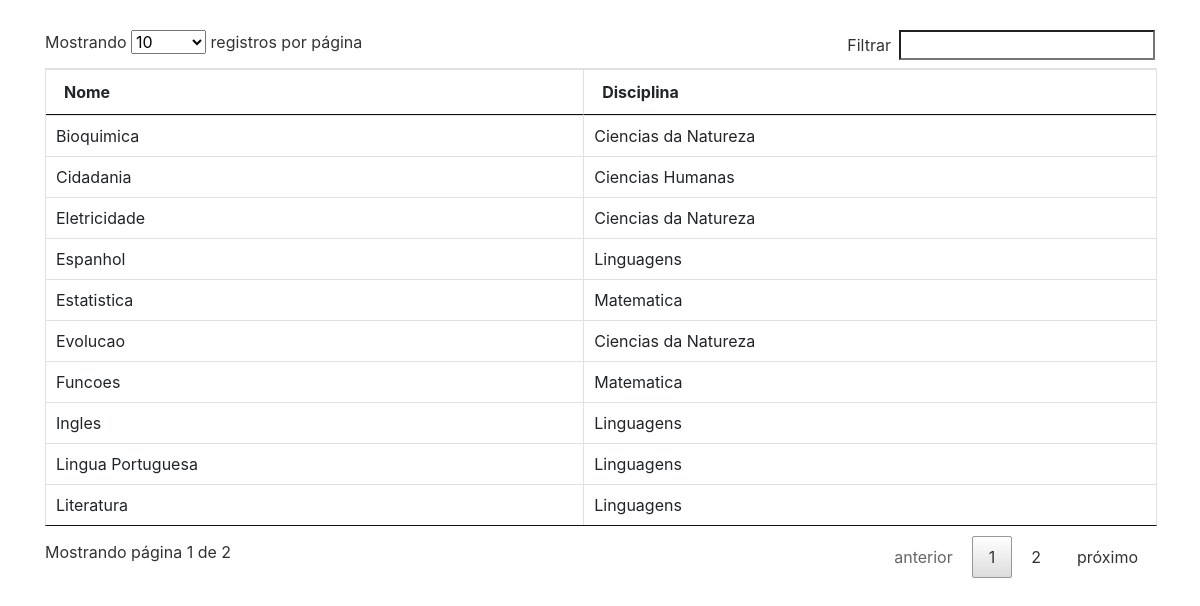
Before: /listagem-assunto.php with the older database file.
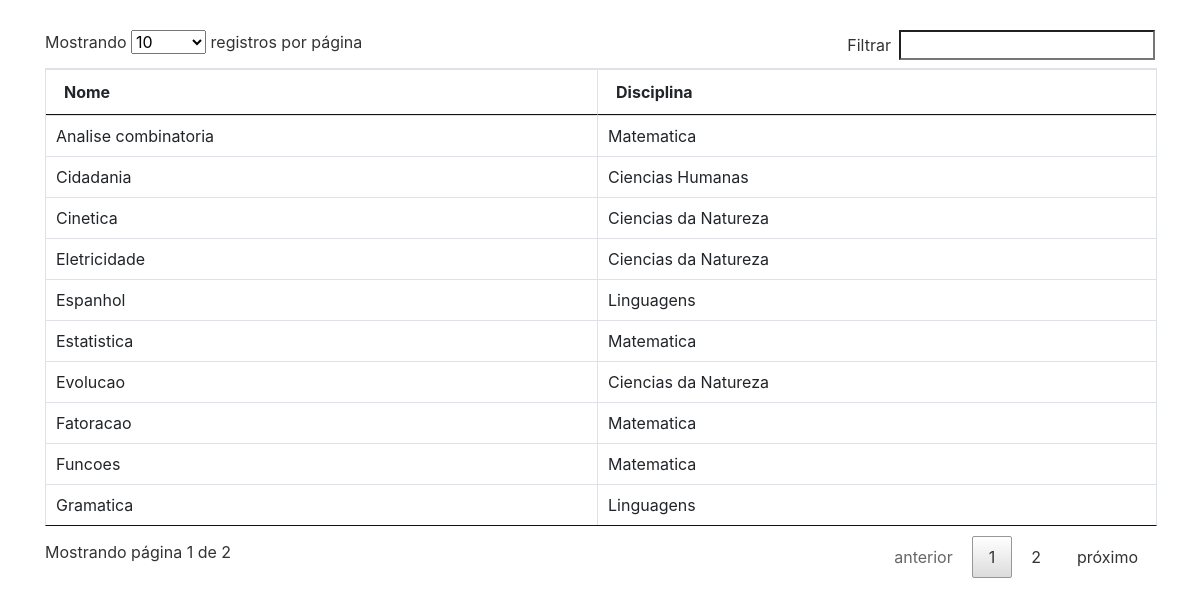
After: the same page with the newer database file.
### tables this page shows
CREATE TABLE IF NOT EXISTS `assunto` (
  `id` int(11) NOT NULL AUTO_INCREMENT,
  `nome` varchar(20) DEFAULT NULL,
  `disciplina` varchar(30) NOT NULL,
  PRIMARY KEY (`id`)
);

### listagem-assunto.php (the view, shortened to what this page needs)
<?php
    require_once 'conexao.php';
?>
<!DOCTYPE html>
<html lang="pt-br">
<head>
    <link rel="stylesheet" href="css/bootstrap.min.css">
    <link rel="stylesheet" href="css/datatable.css">
    <link rel="stylesheet" href="css/dataTables.bootstrap.min.css">
</head>
<body>
<div class="container" style="position:relative;top:30px;">
        <table id="tabela" class="table table-bordered table-hover">
            <thead>
                <tr class="th">
                    <th>Nome</th>
                    <th>Disciplina</th>
                </tr>
            </thead>
            <tbody>
                <?php
                    $sql = "SELECT * FROM assunto";
                    $resultado = mysqli_query($conn, $sql);
                    while($row = mysqli_fetch_array($resultado)):
                ?>
                <tr>
                    <td><?php echo utf8_encode($row['nome'])?></td>
                    <td><?php echo utf8_encode($row['disciplina'])?></td>
                </tr>
                <?php
                    endwhile;
                ?>
            </tbody>
        </table>
    </div>
</body>
</html>
</body>
</html>

### css/datatable.css (style rules this page uses)
table.dataTable { width:100%;margin:0 auto;clear:both;border-collapse:separate;border-spacing:0 }
table.dataTable thead th,table.dataTable tfoot th { font-weight:bold }
table.dataTable thead th,table.dataTable thead td { padding:10px 18px;border-bottom:1px solid #111 }
table.dataTable thead .sorting,table.dataTable thead .sorting_asc,table.dataTable thead .sorting_desc,table.dataTable thead .sorting_asc_disabled,table.dataTable thead .sorting_desc_disabled { cursor:pointer;*cursor:hand;background-repeat:no-repeat;background-position:center right }
table.dataTable thead .sorting { background-image:url("../images/sort_both.png") }
table.dataTable thead .sorting_asc { background-image:url("../images/sort_asc.png") }
table.dataTable tbody tr { background-color:#ffffff }
table.dataTable tbody th,table.dataTable tbody td { padding:8px 10px }
table.dataTable.no-footer { border-bottom:1px solid #111 }
table.dataTable,table.dataTable th,table.dataTable td { box-sizing:content-box }

Changed rows visible on the page:
no longer on this page (row unchanged): assunto: nome "Literatura", disciplina "Linguagens"
no longer on this page (row unchanged): assunto: nome "Ingles", disciplina "Linguagens"
no longer on this page (row unchanged): assunto: nome "Lingua Portuguesa", disciplina "Linguagens"
removed assunto: nome "Bioquimica", disciplina "Ciencias da Natureza"
added assunto: nome "Cinetica", disciplina "Ciencias da Natureza"
added assunto: nome "Gramatica", disciplina "Linguagens"
added assunto: nome "Analise combinatoria", disciplina "Matematica"
added assunto: nome "Fatoracao", disciplina "Matematica"
